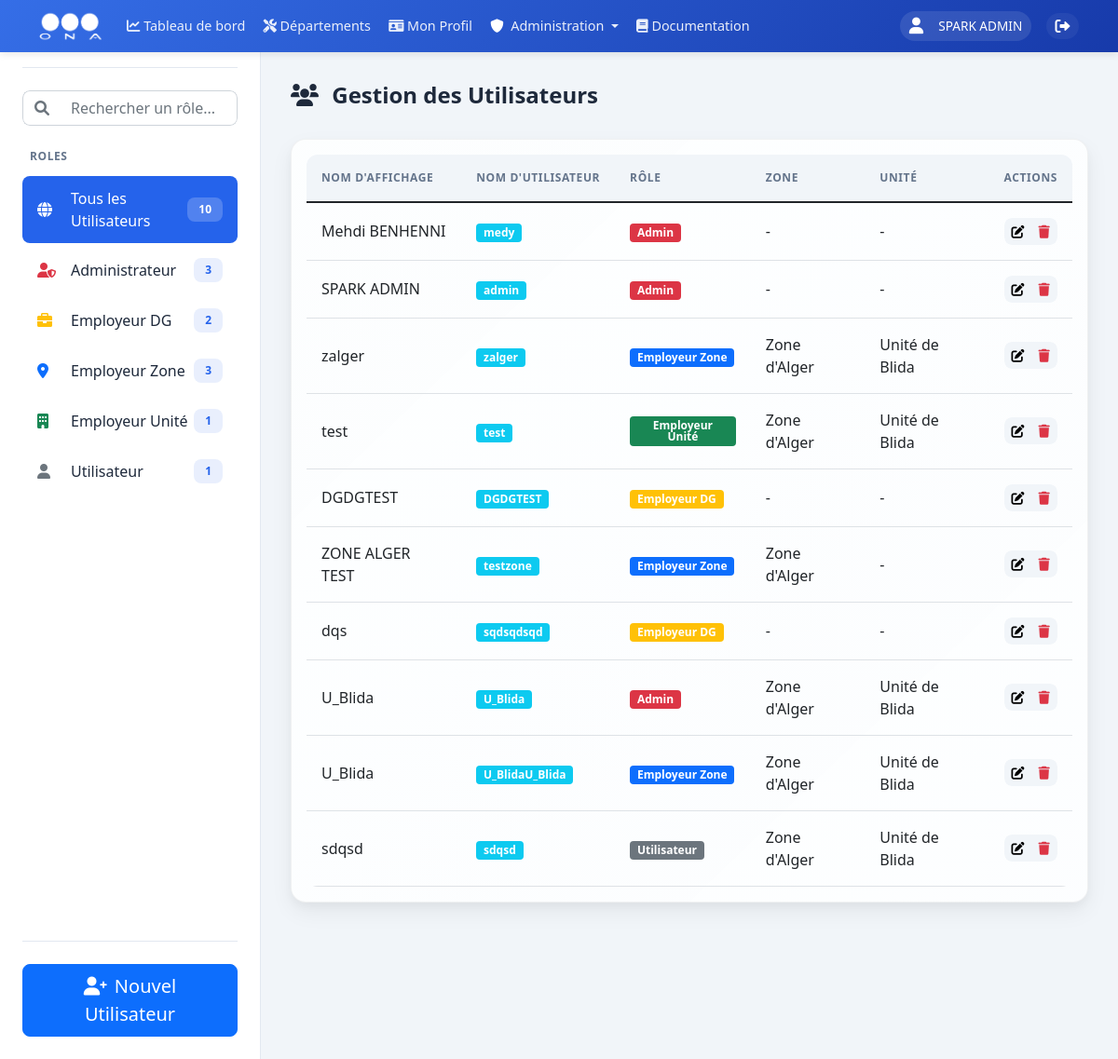
The app's page /admin/users (signed in) with its own data.
### models.py (models this page shows, shortened)
class User(UserMixin, db.Model):
    __tablename__ = 'users'
    id = db.Column(db.Integer, primary_key=True)
    username = db.Column(db.String(80), unique=True, nullable=False, index=True)
    nickname = db.Column(db.String(80), index=True)
    email = db.Column(db.String(120), unique=True, nullable=True, index=True)
    password_hash = db.Column(db.String(128))
    role = db.Column(db.String(20), nullable=False, default=UserRole.UTILISATEUR, index=True)
    is_active = db.Column(db.Boolean, default=True, index=True)
    last_login = db.Column(db.DateTime, index=True)
    unit_id = db.Column(db.Integer, db.ForeignKey('units.id', ondelete='SET NULL'), nullable=True, index=True)
    zone_id = db.Column(db.Integer, db.ForeignKey('zones.id', ondelete='SET NULL'), nullable=True, index=True)
    created_at = db.Column(db.DateTime, default=datetime.utcnow, index=True)
    updated_at = db.Column(db.DateTime, default=datetime.utcnow, onupdate=datetime.utcnow, index=True)
    profile = db.relationship('UserProfile', backref='user', uselist=False, lazy=True, cascade='all, delete-orphan')
    incidents = db.relationship('Incident', backref='author', lazy=True)

class Zone(db.Model):
    __tablename__ = 'zones'
    id = db.Column(db.Integer, primary_key=True)
    name = db.Column(db.String(100), unique=True, nullable=False, index=True)
    code = db.Column(db.String(10), unique=True, nullable=False, index=True)
    email = db.Column(db.String(120), unique=True, nullable=True)
    phone = db.Column(db.String(20), nullable=True)
    description = db.Column(db.Text)
    address = db.Column(db.String(200))
    director_id = db.Column(db.Integer, db.ForeignKey('users.id'), nullable=True)
    units = db.relationship('Unit', backref='zone', lazy=True, cascade='all, delete-orphan')
    users = db.relationship('User', backref='assigned_zone', lazy=True, foreign_keys='User.zone_id')
    director = db.relationship('User', foreign_keys=[director_id], backref='directed_zone', lazy=True)
    created_at = db.Column(db.DateTime, default=datetime.utcnow, index=True)
    updated_at = db.Column(db.DateTime, default=datetime.utcnow, onupdate=datetime.utcnow, index=True)

class Unit(db.Model):
    __tablename__ = 'units'
    id = db.Column(db.Integer, primary_key=True)
    name = db.Column(db.String(100), nullable=False, index=True)
    code = db.Column(db.String(10), unique=True, nullable=False, index=True)
    email = db.Column(db.String(120), unique=True, nullable=True)
    phone = db.Column(db.String(20), nullable=True)
    description = db.Column(db.Text)
    address = db.Column(db.String(200))
    zone_id = db.Column(db.Integer, db.ForeignKey('zones.id', ondelete='CASCADE'), nullable=False, index=True)
    director_id = db.Column(db.Integer, db.ForeignKey('users.id'), nullable=True)
    centers = db.relationship('Center', backref='unit', lazy='joined', cascade='all, delete-orphan')
    users = db.relationship('User', backref='assigned_unit', lazy=True, foreign_keys='User.unit_id')
    director = db.relationship('User', foreign_keys=[director_id], backref='directed_unit', lazy=True)
    incidents = db.relationship('Incident', backref='unit', lazy=True)
    created_at = db.Column(db.DateTime, default=datetime.utcnow, index=True)
    updated_at = db.Column(db.DateTime, default=datetime.utcnow, onupdate=datetime.utcnow, index=True)

### routes/users.py (the view)
@users.route('/admin/users')
@login_required
@admin_required
def manage_users():
    users = User.query.options(
        db.joinedload(User.assigned_zone),
        db.joinedload(User.assigned_unit)
    ).all()
    zones = Zone.query.order_by(Zone.name).all()
    zones_data = [{'id': zone.id, 'name': zone.name} for zone in zones]
    available_roles = [
        UserRole.EMPLOYEUR_DG,
        UserRole.EMPLOYEUR_ZONE,
        UserRole.EMPLOYEUR_UNITE,
        UserRole.UTILISATEUR
    ]
    if current_user.role == UserRole.ADMIN:
        available_roles = [UserRole.ADMIN] + available_roles
    units = Unit.query.order_by(Unit.name).all()
    units_data = [{'id': unit.id, 'name': unit.name, 'zone_id': unit.zone_id} for unit in units]
    return render_template('admin/users.html',
                         users=users,
                         zones=zones,
                         zones_data=zones_data,
                         units=units,
                         units_data=units_data,
                         UserRole=UserRole,
                         available_roles=available_roles,
                         current_user=current_user)  # Pass current_user and available_roles to template

### templates/admin/users.html (shortened to what this page needs)
{% extends "base/base.html" %}
{% block content %}
<div class="page-wrapper">
    <div class="sidebar">
        <div class="sidebar-wrapper">
            <div class="sidebar-header">
                <h4 class="sidebar-title">
                    <i class="fas fa-users-cog me-2"></i>
                    Rôles Utilisateurs
                </h4>
            </div>
            <div class="sidebar-search">
                <div class="input-group">
                    <span class="input-group-text bg-transparent border-end-0">
                        <i class="fas fa-search text-muted"></i>
                    </span>
                    <input type="text" class="form-control border-start-0" id="userRoleSearch" placeholder="Rechercher un rôle...">
                </div>
            </div>
            <div class="sidebar-menu">
                <div class="menu-label">ROLES</div>
                <div class="menu-items">
                    <a href="#" class="menu-item active" data-role="all">
                        <i class="fas fa-globe"></i>
                        <span class="menu-text">Tous les Utilisateurs</span>
                        <span class="menu-badge">{{ users|length }}</span>
                    </a>
                    <a href="#" class="menu-item" data-role="{{ UserRole.ADMIN }}">
                        <i class="fas fa-user-shield text-danger"></i>
                        <span class="menu-text">Administrateur</span>
                        <span class="menu-badge">{{ users|selectattr('role', 'equalto', UserRole.ADMIN)|list|length }}</span>
                    </a>
                    <a href="#" class="menu-item" data-role="{{ UserRole.EMPLOYEUR_DG }}">
                        <i class="fas fa-briefcase text-warning"></i>
                        <span class="menu-text">Employeur DG</span>
                        <span class="menu-badge">{{ users|selectattr('role', 'equalto', UserRole.EMPLOYEUR_DG)|list|length }}</span>
                    </a>
                    <a href="#" class="menu-item" data-role="{{ UserRole.EMPLOYEUR_ZONE }}">
                        <i class="fas fa-map-marker-alt text-primary"></i>
                        <span class="menu-text">Employeur Zone</span>
                        <span class="menu-badge">{{ users|selectattr('role', 'equalto', UserRole.EMPLOYEUR_ZONE)|list|length }}</span>
                    </a>
                    <a href="#" class="menu-item" data-role="{{ UserRole.EMPLOYEUR_UNITE }}">
                        <i class="fas fa-building text-success"></i>
                        <span class="menu-text">Employeur Unité</span>
                        <span class="menu-badge">{{ users|selectattr('role', 'equalto', UserRole.EMPLOYEUR_UNITE)|list|length }}</span>
                    </a>
                    <a href="#" class="menu-item" data-role="{{ UserRole.UTILISATEUR }}">
                        <i class="fas fa-user text-secondary"></i>
                        <span class="menu-text">Utilisateur</span>
                        <span class="menu-badge">{{ users|selectattr('role', 'equalto', UserRole.UTILISATEUR)|list|length }}</span>
                    </a>
                </div>
            </div>
            {% if current_user.role in ['Admin', 'Employeur DG'] %}
            <div class="sidebar-footer">
                <button type="button" class="btn btn-primary btn-lg w-100" id="createUserBtn">
                    <i class="fas fa-user-plus me-2"></i>Nouvel Utilisateur
                </button>
            </div>
            {% endif %}
        </div>
    </div>
    <div class="main-content">
        <div class="content-header">
            <h2 class="content-title">
                <i class="fas fa-users me-2"></i>
                Gestion des Utilisateurs
            </h2>
        </div>
        <div class="content-body">
            <div class="card">
                <div class="card-body">
                    <div class="table-responsive">
                        <table class="table table-hover" id="usersTable">
                            <thead>
                                <tr>
                                    <th class="text-nowrap">Nom d'affichage</th>
                                    <th class="text-nowrap">Nom d'utilisateur</th>
                                    <th class="text-nowrap">Rôle</th>
                                    <th class="text-nowrap">Zone</th>
                                    <th class="text-nowrap">Unité</th>
                                    <th class="text-nowrap">Actions</th>
                                </tr>
                            </thead>
                            <tbody>
                                {% for user in users %}
                                <tr>
                                    <td class="text-break">{{ user.nickname if user.nickname else '-' }}</td>
                                    <td><span class="badge bg-info text-break">{{ user.username }}</span></td>
                                    <td>
                                        {% if user.role == UserRole.ADMIN %}
                                            <span class="badge bg-danger text-wrap">{{ UserRole.get_role_display_name(user.role) }}</span>
                                        {% elif user.role == UserRole.EMPLOYEUR_DG %}
                                            <span class="badge bg-warning text-wrap">{{ UserRole.get_role_display_name(user.role) }}</span>
                                        {% elif user.role == UserRole.EMPLOYEUR_ZONE %}
                                            <span class="badge bg-primary text-wrap">{{ UserRole.get_role_display_name(user.role) }}</span>
                                        {% elif user.role == UserRole.EMPLOYEUR_UNITE %}
                                            <span class="badge bg-success text-wrap">{{ UserRole.get_role_display_name(user.role) }}</span>
                                        {% else %}
                                            <span class="badge bg-secondary text-wrap">{{ UserRole.get_role_display_name(user.role) }}</span>
                                        {% endif %}
                                    </td>
                                    <td class="text-break">{{ user.assigned_zone.name if user.assigned_zone else '-' }}</td>
                                    <td class="text-break">{{ user.assigned_unit.name if user.assigned_unit else '-' }}</td>
                                    <td>
                                        <div class="btn-group">
                                            <button class="btn btn-light btn-sm edit-user"
                                                    data-user-id="{{ user.id }}"
                                                    data-username="{{ user.username }}"
                                                    data-nickname="{{ user.nickname }}"
                                                    data-role="{{ user.role }}"
                                                    data-zone="{{ user.assigned_zone.id if user.assigned_zone else '' }}"
                                                    data-unit="{{ user.assigned_unit.id if user.assigned_unit else '' }}"
                                                    title="Modifier">
                                                <i class="fas fa-edit"></i>
                                            </button>
                                            <button class="btn btn-light btn-sm delete-user"
                                                    data-user-id="{{ user.id }}"
                                                    title="Supprimer">
                                                <i class="fas fa-trash text-danger"></i>
                                            </button>
                                        </div>
                                    </td>
                                </tr>
                                {% endfor %}
                            </tbody>
                        </table>
                    </div>
                </div>
            </div>
        </div>
    </div>
</div>
{% endblock %}

### templates/base/base.html (shortened to what this page needs)
<!DOCTYPE html>
<html lang="fr" dir="ltr">
<head>
    <link href="https://cdn.jsdelivr.net/npm/bootstrap@5.1.3/dist/css/bootstrap.min.css" rel="stylesheet">
    <link href="https://cdnjs.cloudflare.com/ajax/libs/font-awesome/6.0.0/css/all.min.css" rel="stylesheet">
    <link rel="stylesheet" href="https://unpkg.com/leaflet@1.9.4/dist/leaflet.css" />
    <link rel="stylesheet" href="https://cdn.datatables.net/1.11.5/css/dataTables.bootstrap5.min.css">
</head>
<body>
    <nav class="navbar navbar-expand-lg sticky-top">
        <div class="container">
            <a class="navbar-brand" href="{{ url_for('main_dashboard.dashboard') }}">
                <img src="{{ url_for('static', filename='images/ona_logo.png') }}" alt="ONA">
            </a>
            <div class="collapse navbar-collapse" id="navbarNav">
                <ul class="navbar-nav me-auto mb-2 mb-lg-0">
                    <li class="nav-item">
                        <a class="nav-link" href="{{ url_for('main_dashboard.dashboard') }}">
                            <i class="fas fa-chart-line"></i>
                            <span>Tableau de bord</span>
                        </a>
                    </li>
                    <li class="nav-item">
                        <a class="nav-link" href="{{ url_for('departements') }}">
                            <i class="fas fa-tools"></i>
                            <span>Départements</span>
                        </a>
                    </li>
                    {% if current_user.is_authenticated %}
                    <li class="nav-item">
                        <a class="nav-link" href="{{ url_for('profiles.view_profile') }}">
                            <i class="fas fa-id-card"></i>
                            <span>Mon Profil</span>
                        </a>
                    </li>
                    {% if current_user.role == 'Admin' %}
                    <li class="nav-item dropdown">
                        <a class="nav-link dropdown-toggle" href="#" id="adminDropdown" role="button" data-bs-toggle="dropdown">
                            <i class="fas fa-shield-alt text-white me-1"></i> Administration
                        </a>
                    </li>
                    {% endif %}
                    {% endif %}
                    <li class="nav-item">
                        <a class="nav-link {% if active_page == 'documentation' %}active{% endif %}" href="{{ url_for('documentation.view_documentation') }}">
                            <i class="fas fa-book"></i> Documentation
                        </a>
                    </li>
                </ul>
                <div class="user-section">
                    <div class="d-flex align-items-center">
                        {% if current_user.is_authenticated %}
                            <div class="user-info">
                                <i class="fas fa-user me-2"></i>
                                <span>
                                    {% if current_user.nickname %}
                                        {{ current_user.nickname }}
                                    {% else %}
                                        {{ current_user.username }}
                                    {% endif %}
                                </span>
                            </div>
                            <a href="{{ url_for('auth.logout') }}" class="logout-btn text-white text-decoration-none ms-2" title="Déconnexion">
                                <i class="fas fa-sign-out-alt"></i>
                            </a>
                        {% else %}
                            <a href="{{ url_for('auth.login') }}" class="btn btn-light">Connexion</a>
                        {% endif %}
                    </div>
                </div>
            </div>
        </div>
    </nav>
    {% block content %}{% endblock %}
</body>
</html>

### records on screen
User: nickname "SPARK ADMIN", username "admin", get_role_display_name "Admin", assigned_zone "-", assigned_unit "-"
User: nickname "Mehdi BENHENNI", username "medy", get_role_display_name "Admin", assigned_zone "-", assigned_unit "-"
User: nickname "zalger", username "zalger", get_role_display_name "Employeur Zone", assigned_zone "Zone d'Alger", assigned_unit "Unité de Blida"
User: nickname "test", username "test", get_role_display_name "Employeur Unité", assigned_zone "Zone d'Alger", assigned_unit "Unité de Blida"
User: nickname "DGDGTEST", username "DGDGTEST", get_role_display_name "Employeur DG", assigned_zone "-", assigned_unit "-"
User: nickname "ZONE ALGER TEST", username "testzone", get_role_display_name "Employeur Zone", assigned_zone "Zone d'Alger", assigned_unit "-"
User: nickname "dqs", username "sqdsqdsqd", get_role_display_name "Employeur DG", assigned_zone "-", assigned_unit "-"
User: nickname "U_Blida", username "U_Blida", get_role_display_name "Admin", assigned_zone "Zone d'Alger", assigned_unit "Unité de Blida"
User: nickname "U_Blida", username "U_BlidaU_Blida", get_role_display_name "Employeur Zone", assigned_zone "Zone d'Alger", assigned_unit "Unité de Blida"
User: nickname "sdqsd", username "sdqsd", get_role_display_name "Utilisateur", assigned_zone "Zone d'Alger", assigned_unit "Unité de Blida"

### other values on screen
{{ users|length }} "10"
{{ users|selectattr('role', 'equalto', UserRole.ADMIN)|list|length }} "3"
{{ users|selectattr('role', 'equalto', UserRole.EMPLOYEUR_DG)|list|length }} "2"
{{ users|selectattr('role', 'equalto', UserRole.UTILISATEUR)|list|length }} "1"
